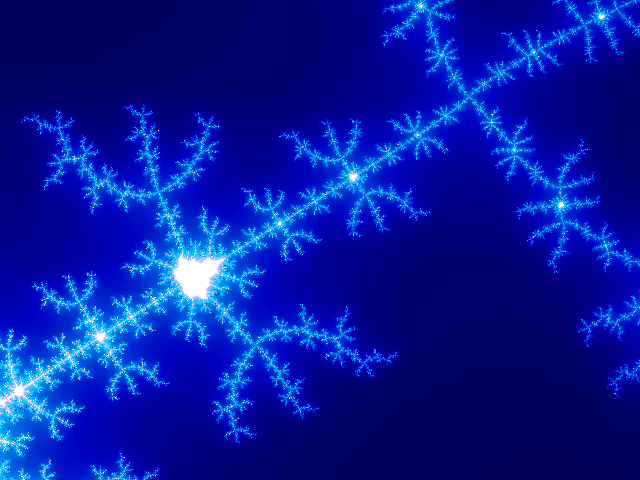
#> input picture Challenges/mandelbrot_chall_31/mandelbrot_copy.gif, 640 x 480 px
$ python chall_31.py
#> lines starting #> are read from the running program, lines starting #| are printed output that depends on the picture
#!/Applications/anaconda/envs/imgPIL/bin
# Python Challenge - 31
# http://www.pythonchallenge.com/pc/ring/grandpa.html
# http://www.pythonchallenge.com/pc/rock/grandpa.html
# Username: repeat; Password: switch
# Keyword: kohsamui, thailand; arecibo

'''
Uses Anaconda environment with Pillow for image processing
    - Python 3.7, numpy, and Pillow (PIL)
    - Run `source activate imgPIL`, `python chall_31.py`
'''

from PIL import Image


def main():
    '''
    Hint: where am I? Picture of rock near a beach
    short break, this ***REALLY*** has nothing to do with Python
    Login required: island: country -> search for Grandpa rock
    Next page:
    UFO's ?
    That was too easy. You are still on 31...
    Window element with iterations attribute of 128
    '''
    left = 0.34
    top = 0.57
    width = 0.036  # x-axis = reals
    height = 0.027  # y-axis = imaginaries
    max_iter = 128

    with Image.open('./mandelbrot_chall_31/mandelbrot_copy.gif') as mb:
#> mb is the input picture: PIL image 640x480 P; mean R, G, B 4.5, 24.6, 154.8
        w, h = mb.size
#> w = 640; h = 480
        print('W: {}, H: {}'.format(w, h))
#| W: 640, H: 480
        r_step = width / w
#> r_step = 5.62e-05
        i_step = height / h
#> i_step = 5.62e-05
        new_data = []

        for y in range(h - 1, -1, -1):
            for x in range(w):
                c = complex(left + x * r_step, top + y * i_step)
                z = complex(0, 0)
                # f_c(z) = z^2 + c for f_c(0), f_c(f_c(0)), etc.
                for n_iter in range(max_iter):
                    z = z**2 + c
                    if abs(z) > 2:
                        break
                new_data.append(n_iter)

        new_mb = mb.copy()
        new_mb.putdata(new_data)
        new_mb.save('./mandelbrot_chall_31/new_mandelbrot.gif')

        # Find differences
        changes = [(a - b)for a, b in zip(mb.getdata(), new_mb.getdata())
                   if a != b]  # Length: 1679
#> changes = 1679 values, max 16 at index 6, min -16 at index 0, mean -8.43
        print(changes)
#> (printed output is left out)
        factors = [n for n in range(2, int(len(changes) / 2) + 1) if
                   len(changes) % n == 0]  # [23, 73]
#> factors = [23, 73]

        # Create image from the differences
        new_new_mb = Image.new('1', tuple(factors))
#> new_new_mb: PIL image 23x73 1; every value is 0
        new_new_data = [1 if p >= 16 else 0 for p in changes]
#> new_new_data = 1679 values, max 1 at index 6, min 0 at index 0, mean 0.236
        new_new_mb.putdata(new_new_data)
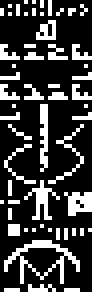
#> new_new_mb: PIL image 23x73 1 (shown 4 times larger); 23.6% white in thin lines or dots
        new_new_mb.save('./mandelbrot_chall_31/message.gif')

    return 0


if __name__ == '__main__':
    main()
